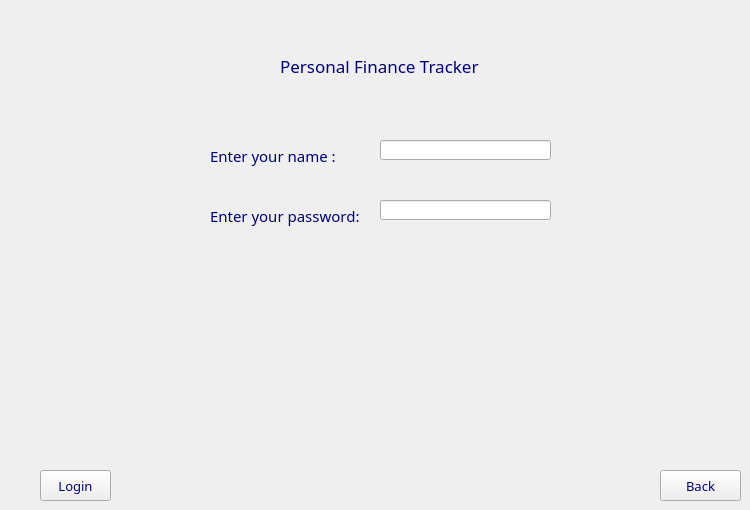
      <widget class="QWidget" name="page_4">
       <widget class="QLabel" name="Title_6">
        <property name="geometry">
         <rect>
          <x>280</x>
          <y>50</y>
          <width>231</width>
          <height>31</height>
         </rect>
        </property>
        <property name="font">
         <font>
          <family>Impact</family>
          <pointsize>13</pointsize>
          <italic>false</italic>
          <bold>false</bold>
         </font>
        </property>
        <property name="styleSheet">
         <string notr="true">QLabel {
	font: 13pt &quot;Impact&quot;;
	color: rgb(0, 0, 127);
}</string>
        </property>
        <property name="text">
         <string>Personal Finance Tracker</string>
        </property>
       </widget>
       <widget class="QLabel" name="label_4">
        <property name="geometry">
         <rect>
          <x>210</x>
          <y>140</y>
          <width>131</width>
          <height>31</height>
         </rect>
        </property>
        <property name="font">
         <font>
          <family>Modern No. 20</family>
          <pointsize>11</pointsize>
          <italic>false</italic>
          <bold>false</bold>
         </font>
        </property>
        <property name="styleSheet">
         <string notr="true">QLabel {
	font: 11pt &quot;Modern No. 20&quot;;
	color: rgb(0, 0, 127);
}</string>
        </property>
        <property name="text">
         <string>Enter your name :</string>
        </property>
       </widget>
       <widget class="QLabel" name="label_5">
        <property name="geometry">
         <rect>
          <x>210</x>
          <y>200</y>
          <width>151</width>
          <height>31</height>
         </rect>
        </property>
        <property name="font">
         <font>
          <family>Modern No. 20</family>
          <pointsize>11</pointsize>
          <italic>false</italic>
          <bold>false</bold>
         </font>
        </property>
        <property name="styleSheet">
         <string notr="true">QLabel {
	font: 11pt &quot;Modern No. 20&quot;;
	color: rgb(0, 0, 127);
}</string>
        </property>
        <property name="text">
         <string>Enter your password:</string>
        </property>
       </widget>
       <widget class="QLineEdit" name="lineEdit_4">
        <property name="geometry">
         <rect>
          <x>380</x>
          <y>140</y>
          <width>171</width>
          <height>20</height>
         </rect>
        </property>
        <property name="font">
         <font>
          <family>MV Boli</family>
          <pointsize>14</pointsize>
         </font>
        </property>
        <property name="text">
         <string/>
        </property>
       </widget>
       <widget class="QLineEdit" name="lineEdit_5">
        <property name="geometry">
         <rect>
          <x>380</x>
          <y>200</y>
          <width>171</width>
          <height>20</height>
         </rect>
        </property>
        <property name="font">
         <font>
          <family>MV Boli</family>
          <pointsize>14</pointsize>
         </font>
        </property>
        <property name="text">
         <string/>
        </property>
       </widget>
       <widget class="QPushButton" name="Enter_2">
        <property name="geometry">
         <rect>
          <x>40</x>
          <y>470</y>
          <width>71</width>
          <height>31</height>
         </rect>
        </property>
        <property name="font">
         <font>
          <family>Modern No. 20</family>
          <pointsize>10</pointsize>
          <italic>false</italic>
          <bold>false</bold>
         </font>
        </property>
        <property name="styleSheet">
         <string notr="true">color: rgb(0, 0, 127);
font: 10pt &quot;Modern No. 20&quot;;

</string>
        </property>
        <property name="text">
         <string>Login</string>
        </property>
       </widget>
       <widget class="QPushButton" name="Back_10">
        <property name="geometry">
         <rect>
          <x>660</x>
          <y>470</y>
          <width>81</width>
          <height>31</height>
         </rect>
        </property>
        <property name="font">
         <font>
          <family>Modern No. 20</family>
          <pointsize>10</pointsize>
          <italic>false</italic>
          <bold>false</bold>
         </font>
        </property>
        <property name="styleSheet">
         <string notr="true">color: rgb(0, 0, 127);
font: 10pt &quot;Modern No. 20&quot;;
</string>
        </property>
        <property name="text">
         <string>Back</string>
        </property>
       </widget>
      </widget>
